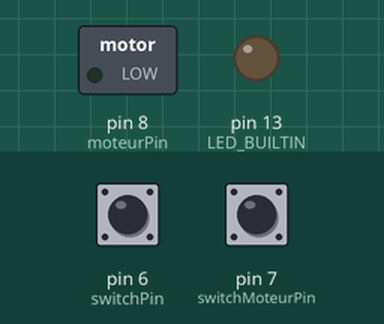
This sketch was run on a simulated Arduino Uno, built with avr-gcc and run on an emulated ATmega328P. On the bench: switched loads named in the sketch (green lamp = pin HIGH), output pins drawn as LEDs (lit = HIGH). The inputs (shaded band) are chosen by the test bench; at power-on: pin 6 (switchPin) LOW, pin 7 (switchMoteurPin) LOW.

Above: at 1.2 s.
1.3 s: pin 6 (switchPin) pulled HIGH for 0.15 s
At 2.5 s:
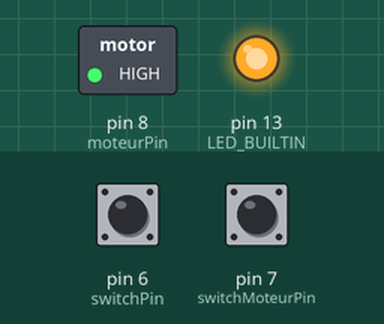
2.9 s: pin 7 (switchMoteurPin) pulled HIGH for 0.15 s
At 4.0 s:
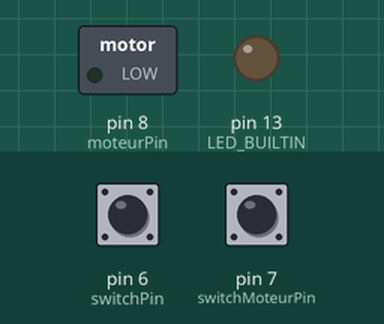
4.6 s: pin 6 (switchPin) pulled HIGH for 1 s
At 5.1 s:
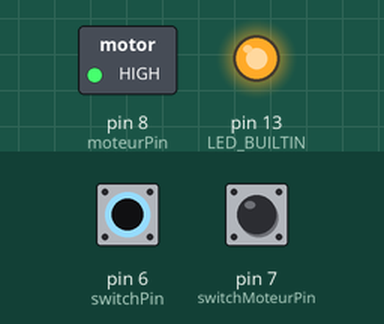
Timing chart, 0 to 7.6 s (numbered marks = the images above; inputs shaded):
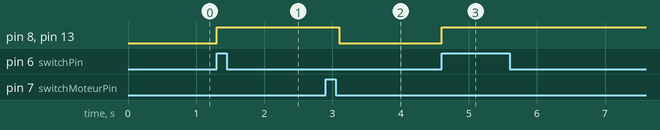

Measured:
- after the input at 1.3 s, pin 8 (moteurPin), pin 13 (LED_BUILTIN): LOW → HIGH at once
- after the input at 2.9 s, pin 8 (moteurPin), pin 13 (LED_BUILTIN): HIGH → LOW after 0.20 s
- after the input at 4.6 s, pin 8 (moteurPin), pin 13 (LED_BUILTIN): LOW → HIGH at once

The sketch:

pilotePoissonRC.ino
```cpp
#include <RCSwitch.h>

// Des constantes
const int switchPin = 6;  // bouton poussoir pour un tour moteur
const int switchMoteurPin = 7;     // Le Pin du switch sur l'axe de rotation
const int moteurPin = 8;  // le moteur
const int RCPin = 2; //Le PIN du RC 433Mhz (doit etre 2)

// variables will change:
int etatSwitchMoteur = 0;         // variable for reading the pushbutton status

// Recepteur RF 433
RCSwitch mySwitch = RCSwitch();

void setup() {
  // initialize digital pin LED_BUILTIN as an output.
  pinMode(LED_BUILTIN, OUTPUT);

  // Controle moteur + switchMoteur + bouton poussoir
  pinMode(moteurPin, OUTPUT);
  pinMode(switchMoteurPin, INPUT);
  pinMode(switchPin, INPUT);

  // Parametrage RF 433
  Serial.begin(9600);
  mySwitch.enableReceive(0);  // Receiver on interrupt 0 => that is pin #2
}

void rotateOne() {
  // Faire faire un tour au moteur.
  int start = 0;
  digitalWrite(LED_BUILTIN, HIGH);
  digitalWrite(moteurPin, HIGH);
  // attente de but rotation
  start = millis();
  while (digitalRead(switchMoteurPin) == LOW /*&& ((millis()-start)<500)*/) {
    delay(50);
  }
  //attente fin rotation
  start = millis();
  while (digitalRead(switchMoteurPin) == HIGH /*²&& ((millis()-start)<500)*/) {
    delay(100);
  }
  digitalWrite(moteurPin, LOW);
  digitalWrite(LED_BUILTIN, LOW);
}

void loop() {
  // Bouton nourrir local
  if (digitalRead(switchPin) == HIGH) {
    rotateOne();
  }

  if (mySwitch.available()) {
    int val = mySwitch.getReceivedValue();
    int bitLength = mySwitch.getReceivedBitlength();
    int protocol = mySwitch.getReceivedProtocol();

    // Log les valeurs reçues.
    Serial.print("Received ");
    Serial.print( val );
    Serial.print(" / ");
    Serial.print( bitLength );
    Serial.print("bit ");
    Serial.print("Protocol: ");
    Serial.println( protocol );

    // Push On Button dans mon Domoticz
    if(val==21 && bitLength==24 && protocol==1) {
      rotateOne();
    }

    mySwitch.resetAvailable();
  }
}
```
